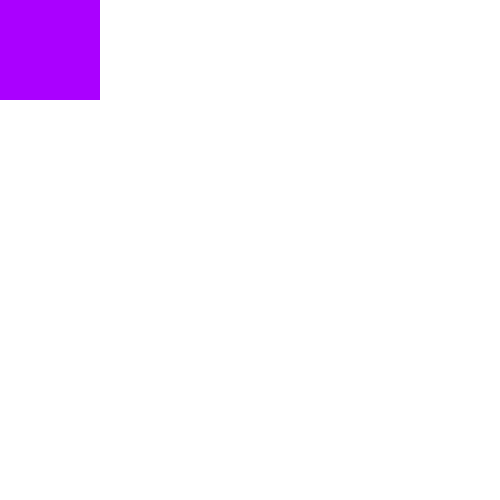
Frame 1 (no input)
Frame 60 (no input): identical to frame 1, image omitted
Frame 120 (the mouse pressed at the canvas centre since frame 60): identical to frame 1, image omitted

The p5.js sketch that drew this single still picture (run headless with seeded random() and noise() and a simulated clock; from frame 60 on, the mouse is pressed at the canvas centre):

// p5.js sketch
// ── sketch.js
'use strict';

// Setting up the canvas
function setup() {
    createCanvas(500, 500);
    noStroke();
    // Setting up the colour mode to HSB from the default RGB
    colorMode(HSB, 360, 100, 100);
}

function draw() {
    // Draw a rectangle and give it a colour
    fill(280, 100, 100);
    rect(0, 0, 100, 100);
}
